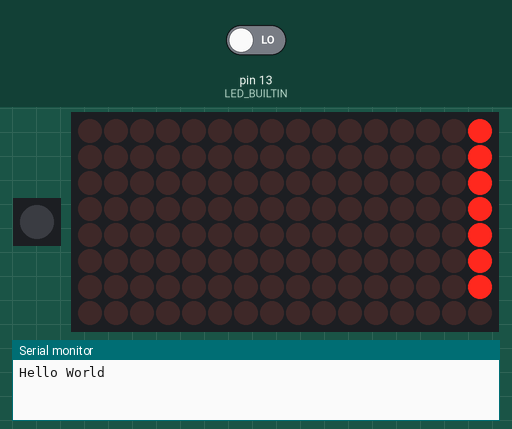
A sketch run on a simulated Arduino Uno, built with avr-gcc and run on an emulated ATmega328P. On the bench: 1 RGB LEDs in strip order, left to right, 16×8 LED matrix, the last lines printed to the serial monitor. Inputs (shaded band) come from the test bench; at power-on: pin 13 (LED_BUILTIN) LOW.

Above: at 0.01 s.
At 1.22 s:
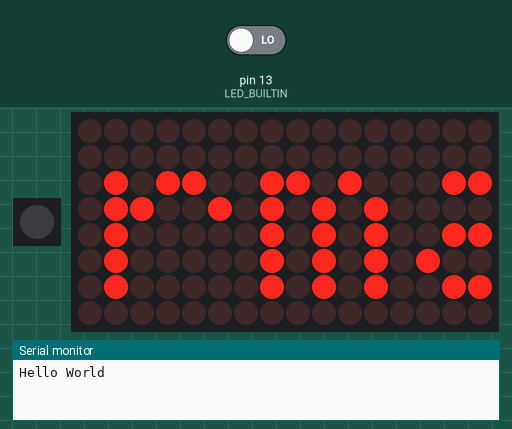
1.3 s: pin 13 (LED_BUILTIN) driven HIGH
2.8 s: pin 13 (LED_BUILTIN) driven LOW
At 7.86 s:
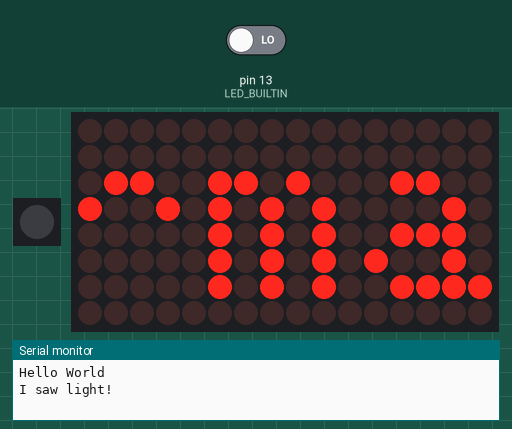

The sketch:

trinket_M0_16x8_matrix_normal_operation_listening.ino
```cpp
#include <Wire.h>
#include <Adafruit_GFX.h>
#include "Adafruit_LEDBackpack.h"
#include <assert.h> // Note: assert fails quietly in Arduino environment, but stops.

// If the board seems to freeze unexpectedly, it probably hit an assert().

// For the in-built RGB LED
#include <Adafruit_DotStar.h>
#define NUMPIXELS 1
#define DATAPIN 7
#define CLOCKPIN 8
Adafruit_DotStar strip = Adafruit_DotStar(NUMPIXELS, DATAPIN, CLOCKPIN, DOTSTAR_BGR);

Adafruit_8x16minimatrix matrix = Adafruit_8x16minimatrix();

const int display_width = 16; // pixels
const int character_width = 6; // pixels
char string_to_display[] = "Normal operation";
const int max_padded_string_length = 100;
char padded_string[max_padded_string_length];
unsigned padding = 1 + display_width / character_width;
int limit = display_width - (strlen(string_to_display) + padding) * character_width;
int time_since_last_blink = 0;
int elapsed_time = 0;
const int blink_interval = 1000; // milliseconds
const int bit_interval = 350; // milliseconds
const int bit_sampling_time = 50; // milliseconds
const int tolerance = 1000; // milliseconds (made larger for handheld testing)

void setup() {
  //while (!Serial);
  Serial.begin(9600);
  Serial.println("Hello World");

  // For the in-built RGB LED
  strip.begin(); // Initialize pins for output
  strip.show();  // Turn all LEDs off ASAP
  // If I wanted to turn it on:
  // strip.setPixelColor(0, 0xffffff); // white
  // strip.show();

  assert(limit < 0);
  assert(limit >= -127);
  assert(strlen(string_to_display) + padding < max_padded_string_length);

  strcpy(padded_string, string_to_display);
  for (int i=0; i<padding; i++) {
    strcat(padded_string, " ");
  }
  assert(strlen(padded_string) < max_padded_string_length);
  assert(strlen(padded_string) > strlen(string_to_display));

  matrix.begin(0x70);  // pass in the address
  pinMode(LED_BUILTIN, OUTPUT);
}

int8_t x = display_width - 1;

void loop() {
  matrix.setTextSize(1);
  matrix.setTextWrap(false);
  matrix.setTextColor(LED_ON);
  matrix.setRotation(1);

  matrix.clear();
  matrix.setCursor(x,0);
  matrix.print(padded_string);
  matrix.writeDisplay();
  delay(40);
  time_since_last_blink += 50; // milliseconds

  --x;
  if (x < limit) {
    x = display_width - 1;
  }

  // Only blink the LED if it's time to.
  if (time_since_last_blink > blink_interval) {
    pinMode(LED_BUILTIN, OUTPUT);
    digitalWrite(LED_BUILTIN, HIGH);
    delay(50);
    digitalWrite(LED_BUILTIN, LOW);
    time_since_last_blink = 0;
  }

  pinMode(LED_BUILTIN, INPUT);
  while(digitalRead(LED_BUILTIN)) {
    delay(bit_sampling_time);
    time_since_last_blink += bit_sampling_time;
    elapsed_time += bit_sampling_time;
  }
  if(elapsed_time > bit_interval) {
    Serial.println("I saw light!");
    delay(5000); // milliseconds
    elapsed_time = 0;
  }
}
```

Measured:
- after the input at 1.3 s, every drawn part: stays the same
- after the input at 2.8 s, the display: changes after 5.0 s (image 2)
